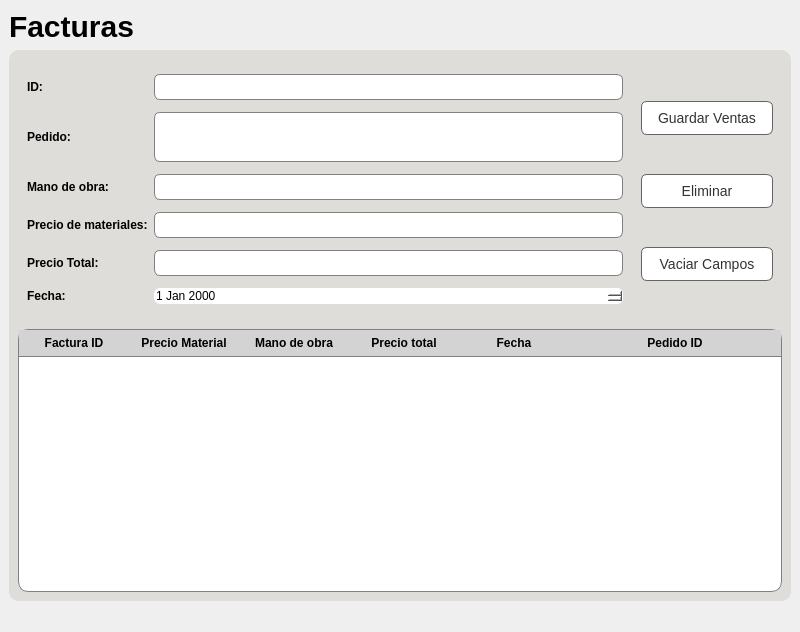
<?xml version="1.0" encoding="UTF-8"?>
<ui version="4.0">
 <class>MainWindow</class>
 <widget class="QMainWindow" name="MainWindow">
  <property name="geometry">
   <rect>
    <x>0</x>
    <y>0</y>
    <width>800</width>
    <height>632</height>
   </rect>
  </property>
  <property name="windowTitle">
   <string>MainWindow</string>
  </property>
  <property name="styleSheet">
   <string notr="true">border-radius: 6px;
font-family:&quot;Inter&quot;, sans-serif;</string>
  </property>
  <widget class="QWidget" name="centralwidget">
   <layout class="QVBoxLayout" name="verticalLayout_4" stretch="0,1">
    <item>
     <widget class="QLabel" name="label">
      <property name="styleSheet">
       <string notr="true">font-family:&quot;Inter&quot;, sans-serif;
font-size:30px;
font-weight:500;</string>
      </property>
      <property name="text">
       <string>Facturas</string>
      </property>
     </widget>
    </item>
    <item>
     <widget class="QFrame" name="frame">
      <property name="styleSheet">
       <string notr="true">QFrame{
	background-color: rgb(222, 221, 218);
	border:none;
}
QPushButton {
	background-color:rgb(255, 255, 255);
	border:1px solid rgb(100,100,100);
	color:rgb(50,50,50);
    padding: 8px 16px;
    border-radius: 6px;
    font-size: 14px;
}

QPushButton:hover {
    background-color: #D6D2D1;
}

QPushButton:pressed {
    background-color: #52c7ff;
}

QLabel{
		font-weight:500;
}

*{
		font-family:&quot;Inter&quot;, sans-serif;
		
}

QFrame{
		background-color: rgb(222, 221, 218);
		border-radius:10%;
}

QLineEdit {
    background-color: white;
    border: 1px solid gray;
    padding: 4px;
    border-radius: 6px;
    font-size: 12px;
}

QLineEdit:focus {
    border-color: #3daee9;
    outline: none;
}

QLineEdit::hover {
    background-color: #f0f0f0;
}

QTextEdit {
    background-color: white;
    border: 1px solid gray;
    padding: 4px;
    border-radius: 6px;
    font-size: 12px;
}

QTextEdit:focus {
    border-color: #3daee9;
    outline: none;
}

QTextEdit::hover {
    background-color: #f0f0f0;
}
</string>
      </property>
      <property name="frameShape">
       <enum>QFrame::StyledPanel</enum>
      </property>
      <property name="frameShadow">
       <enum>QFrame::Raised</enum>
      </property>
      <layout class="QVBoxLayout" name="verticalLayout" stretch="1,1">
       <item>
        <widget class="QFrame" name="frame_2">
         <property name="styleSheet">
          <string notr="true"/>
         </property>
         <property name="frameShape">
          <enum>QFrame::StyledPanel</enum>
         </property>
         <property name="frameShadow">
          <enum>QFrame::Raised</enum>
         </property>
         <layout class="QHBoxLayout" name="horizontalLayout" stretch="5,1">
          <property name="spacing">
           <number>0</number>
          </property>
          <property name="leftMargin">
           <number>0</number>
          </property>
          <property name="topMargin">
           <number>0</number>
          </property>
          <property name="rightMargin">
           <number>0</number>
          </property>
          <property name="bottomMargin">
           <number>0</number>
          </property>
          <item>
           <widget class="QFrame" name="frame_4">
            <property name="styleSheet">
             <string notr="true">QLabel{
		font-weight:500;
}
</string>
            </property>
            <property name="frameShape">
             <enum>QFrame::StyledPanel</enum>
            </property>
            <property name="frameShadow">
             <enum>QFrame::Raised</enum>
            </property>
            <layout class="QGridLayout" name="gridLayout">
             <item row="0" column="0">
              <widget class="QLabel" name="label_2">
               <property name="styleSheet">
                <string notr="true">font-weight:500;</string>
               </property>
               <property name="text">
                <string>ID:</string>
               </property>
              </widget>
             </item>
             <item row="0" column="2">
              <widget class="QLineEdit" name="lineEdit">
               <property name="enabled">
                <bool>false</bool>
               </property>
               <property name="styleSheet">
                <string notr="true">background-color: rgb(255, 255, 255);</string>
               </property>
              </widget>
             </item>
             <item row="1" column="0">
              <widget class="QLabel" name="label_3">
               <property name="styleSheet">
                <string notr="true">font-weight:500;</string>
               </property>
               <property name="text">
                <string>Pedido:</string>
               </property>
              </widget>
             </item>
             <item row="2" column="0">
              <widget class="QLabel" name="label_4">
               <property name="styleSheet">
                <string notr="true">font-weight:500;</string>
               </property>
               <property name="text">
                <string>Mano de obra:</string>
               </property>
              </widget>
             </item>
             <item row="3" column="0">
              <widget class="QLabel" name="label_5">
               <property name="styleSheet">
                <string notr="true">font-weight:500;</string>
               </property>
               <property name="text">
                <string>Precio de materiales:</string>
               </property>
              </widget>
             </item>
             <item row="2" column="2">
              <widget class="QLineEdit" name="lineEdit_2">
               <property name="styleSheet">
                <string notr="true">background-color: rgb(255, 255, 255);</string>
               </property>
              </widget>
             </item>
             <item row="4" column="2">
              <widget class="QLineEdit" name="lineEdit_4">
               <property name="styleSheet">
                <string notr="true">background-color: rgb(255, 255, 255);</string>
               </property>
              </widget>
             </item>
             <item row="3" column="2">
              <widget class="QLineEdit" name="lineEdit_3">
               <property name="styleSheet">
                <string notr="true">background-color: rgb(255, 255, 255);</string>
               </property>
              </widget>
             </item>
             <item row="5" column="0">
              <widget class="QLabel" name="label_7">
               <property name="styleSheet">
                <string notr="true">font-weight:500;</string>
               </property>
               <property name="text">
                <string>Fecha:</string>
               </property>
              </widget>
             </item>
             <item row="4" column="0">
              <widget class="QLabel" name="label_6">
               <property name="styleSheet">
                <string notr="true">font-weight:500;</string>
               </property>
               <property name="text">
                <string>Precio Total:</string>
               </property>
              </widget>
             </item>
             <item row="5" column="2">
              <widget class="QDateEdit" name="dateEdit">
               <property name="styleSheet">
                <string notr="true">background-color: rgb(255, 255, 255);</string>
               </property>
              </widget>
             </item>
             <item row="1" column="2">
              <widget class="QTextEdit" name="textEdit">
               <property name="maximumSize">
                <size>
                 <width>16777215</width>
                 <height>50</height>
                </size>
               </property>
               <property name="styleSheet">
                <string notr="true">background-color: rgb(255, 255, 255);</string>
               </property>
              </widget>
             </item>
            </layout>
           </widget>
          </item>
          <item>
           <widget class="QFrame" name="frame_5">
            <property name="styleSheet">
             <string notr="true">QPushButton {
	background-color:rgb(255, 255, 255);
	border:1px solid rgb(100,100,100);
	color:rgb(50,50,50);
    padding: 8px 16px;
    border-radius: 6px;
    font-size: 14px;
}

QPushButton:hover {
    background-color: #D6D2D1;
}

QPushButton:pressed {
    background-color: #52c7ff;
}
</string>
            </property>
            <property name="frameShape">
             <enum>QFrame::StyledPanel</enum>
            </property>
            <property name="frameShadow">
             <enum>QFrame::Raised</enum>
            </property>
            <layout class="QVBoxLayout" name="verticalLayout_5">
             <item>
              <widget class="QPushButton" name="pushButton">
               <property name="cursor">
                <cursorShape>PointingHandCursor</cursorShape>
               </property>
               <property name="styleSheet">
                <string notr="true">QPushButton {
	background-color:rgb(255, 255, 255);
	border:1px solid rgb(100,100,100);
	color:rgb(50,50,50);
    padding: 8px 16px;
    border-radius: 6px;
    font-size: 14px;
}

QPushButton:hover {
    background-color: #D6D2D1;
}

QPushButton:pressed {
    background-color: #52c7ff;
}
</string>
               </property>
               <property name="text">
                <string>Guardar Ventas</string>
               </property>
              </widget>
             </item>
             <item>
              <widget class="QPushButton" name="pushButton_2">
               <property name="cursor">
                <cursorShape>PointingHandCursor</cursorShape>
               </property>
               <property name="styleSheet">
                <string notr="true">QPushButton {
	background-color:rgb(255, 255, 255);
	border:1px solid rgb(100,100,100);
	color:rgb(50,50,50);
    padding: 8px 16px;
    border-radius: 6px;
    font-size: 14px;
}

QPushButton:hover {
    background-color: #D6D2D1;
}

QPushButton:pressed {
    background-color: #52c7ff;
}
</string>
               </property>
               <property name="text">
                <string>Eliminar</string>
               </property>
              </widget>
             </item>
             <item>
              <widget class="QPushButton" name="pushButton_3">
               <property name="cursor">
                <cursorShape>PointingHandCursor</cursorShape>
               </property>
               <property name="styleSheet">
                <string notr="true">QPushButton {
	background-color:rgb(255, 255, 255);
	border:1px solid rgb(100,100,100);
	color:rgb(50,50,50);
    padding: 8px 16px;
    border-radius: 6px;
    font-size: 14px;
}

QPushButton:hover {
    background-color: #D6D2D1;
}

QPushButton:pressed {
    background-color: #52c7ff;
}
</string>
               </property>
               <property name="text">
                <string>Vaciar Campos</string>
               </property>
              </widget>
             </item>
            </layout>
           </widget>
          </item>
         </layout>
        </widget>
       </item>
       <item>
        <widget class="QFrame" name="frame_3">
         <property name="styleSheet">
          <string notr="true"/>
         </property>
         <property name="frameShape">
          <enum>QFrame::StyledPanel</enum>
         </property>
         <property name="frameShadow">
          <enum>QFrame::Raised</enum>
         </property>
         <layout class="QVBoxLayout" name="verticalLayout_3">
          <property name="spacing">
           <number>0</number>
          </property>
          <property name="leftMargin">
           <number>0</number>
          </property>
          <property name="topMargin">
           <number>0</number>
          </property>
          <property name="rightMargin">
           <number>0</number>
          </property>
          <property name="bottomMargin">
           <number>0</number>
          </property>
          <item>
           <layout class="QVBoxLayout" name="verticalLayout_2">
            <item>
             <widget class="QTableWidget" name="tableWidget">
              <property name="styleSheet">
               <string notr="true">QTableView QHeaderView::section {
    font-size: 12px;
    font-weight: bold;
    background-color: lightgray;
    padding: 4px;
    border: none;
    border-bottom: 1px solid gray;
}

QTableView {
    background-color: white;
    border: 1px solid gray;
}

QTableView QScrollBar:vertical {
    width: 14px;
    background-color: lightgray;
}

QTableView QScrollBar::handle:vertical {
    background-color: gray;
    border-radius: 7px;
}

QTableView QScrollBar::add-line:vertical,
QTableView QScrollBar::sub-line:vertical {
    background-color: transparent;
}

QTableView QScrollBar::add-page:vertical,
QTableView QScrollBar::sub-page:vertical {
    background-color: transparent;
}

QTableView QScrollBar:horizontal {
    height: 14px;
    background-color: lightgray;
}

QTableView QScrollBar::handle:horizontal {
    background-color: gray;
    border-radius: 7px;
}

QTableView QScrollBar::add-line:horizontal,
QTableView QScrollBar::sub-line:horizontal {
    background-color: transparent;
}

QTableView QScrollBar::add-page:horizontal,
QTableView QScrollBar::sub-page:horizontal {
    background-color: transparent;
}
</string>
              </property>
              <property name="lineWidth">
               <number>0</number>
              </property>
              <property name="autoScroll">
               <bool>true</bool>
              </property>
              <property name="tabKeyNavigation">
               <bool>true</bool>
              </property>
              <property name="showDropIndicator" stdset="0">
               <bool>true</bool>
              </property>
              <property name="dragDropOverwriteMode">
               <bool>true</bool>
              </property>
              <property name="alternatingRowColors">
               <bool>false</bool>
              </property>
              <attribute name="horizontalHeaderCascadingSectionResizes">
               <bool>false</bool>
              </attribute>
              <attribute name="horizontalHeaderDefaultSectionSize">
               <number>110</number>
              </attribute>
              <attribute name="horizontalHeaderShowSortIndicator" stdset="0">
               <bool>false</bool>
              </attribute>
              <attribute name="horizontalHeaderStretchLastSection">
               <bool>true</bool>
              </attribute>
              <attribute name="verticalHeaderCascadingSectionResizes">
               <bool>false</bool>
              </attribute>
              <attribute name="verticalHeaderShowSortIndicator" stdset="0">
               <bool>false</bool>
              </attribute>
              <attribute name="verticalHeaderStretchLastSection">
               <bool>false</bool>
              </attribute>
              <column>
               <property name="text">
                <string>Factura ID</string>
               </property>
              </column>
              <column>
               <property name="text">
                <string>Precio Material</string>
               </property>
              </column>
              <column>
               <property name="text">
                <string>Mano de obra</string>
               </property>
              </column>
              <column>
               <property name="text">
                <string>Precio total</string>
               </property>
              </column>
              <column>
               <property name="text">
                <string>Fecha</string>
               </property>
              </column>
              <column>
               <property name="text">
                <string>Pedido ID</string>
               </property>
              </column>
             </widget>
            </item>
           </layout>
          </item>
         </layout>
        </widget>
       </item>
      </layout>
     </widget>
    </item>
   </layout>
  </widget>
  <widget class="QStatusBar" name="statusbar"/>
 </widget>
 <resources/>
 <connections/>
</ui>
